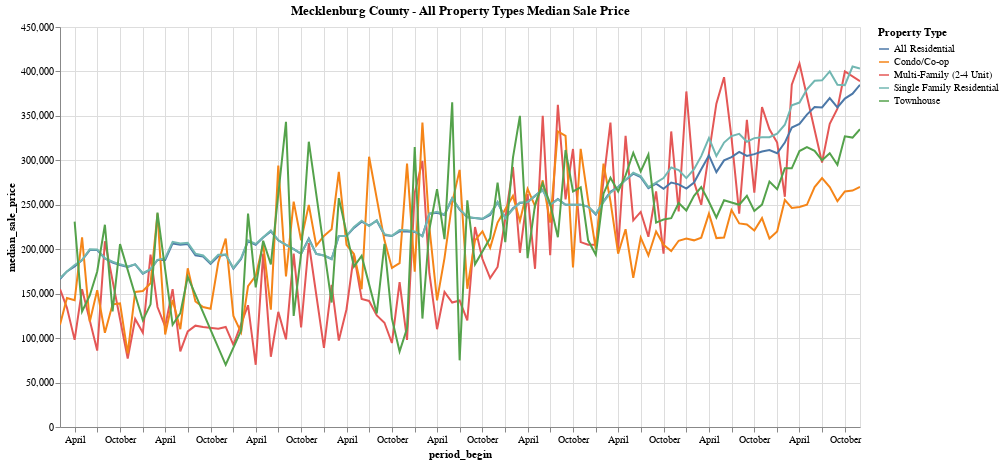

The cell this chart's notebook holds for it:
### Code cell
selection = alt.selection_point(fields=["property_type"], bind="legend")

alt.Chart(meck_data).mark_line().encode(
    x=alt.X('period_begin:T'),
    y=alt.Y(f'{target}:Q'),
    color=alt.Color('property_type:N', title='Property Type'),
    opacity=alt.condition(selection, alt.value(1), alt.value(0.2))
).properties(
    width=800,
    height=400,
    title="Mecklenburg County - All Property Types Median Sale Price"
).add_params(selection).interactive()

### Figure 1 — Vega-Lite specification as saved in the notebook (floating-point values rounded to 4 significant figures; data arrays with more than 128 entries replaced by an {"elided": "..."} marker saying what was removed)
{"config": {"view": {"continuousWidth": 300, "continuousHeight": 300}}, "data": {"name": "data-cdefd20ab24db1d63a69b4b194e315e2"}, "mark": {"type": "line"}, "encoding": {"color": {"field": "property_type", "title": "Property Type", "type": "nominal"}, "opacity": {"condition": {"param": "param_3447563db20b8e96", "value": 1}, "value": 0.2}, "x": {"field": "period_begin", "type": "temporal"}, "y": {"field": "median_sale_price", "type": "quantitative"}}, "height": 400, "params": [{"name": "param_3447563db20b8e96", "select": {"type": "point", "fields": ["property_type"]}, "bind": "legend"}, {"name": "param_1e9efca18e7a2868", "select": {"type": "interval", "encodings": ["x", "y"]}, "bind": "scales"}], "title": "Mecklenburg County - All Property Types Median Sale Price", "width": 800, "$schema": "https://vega.github.io/schema/vega-lite/v6.1.0.json", "datasets": {"data-cdefd20ab24db1d63a69b4b194e315e2": {"elided": "508 records"}}}
